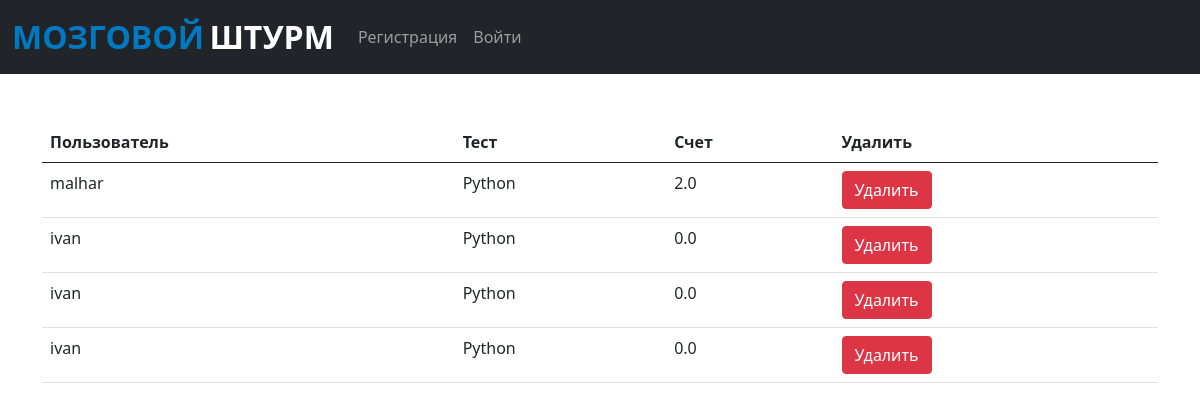
The app's page /results/ with its own data.
### home/models.py (models this page shows, shortened)
class Marks_Of_User(models.Model):
    quiz = models.ForeignKey(Quiz, on_delete=models.CASCADE)
    user = models.ForeignKey(User, on_delete=models.CASCADE)
    score = models.FloatField()

class Quiz(models.Model):
    name = models.CharField(max_length=50)
    desc = models.CharField(max_length=500)
    number_of_questions = models.IntegerField(default=1)
    time = models.IntegerField(help_text="Время в секундах", default="1")
    def __str__(self):
        return self.name

### home/views.py (the view)
# urls.py: path('results/', views.results, name='results'),
def results(request):
    marks = Marks_Of_User.objects.all()
    return render(request, "results.html", {'marks':marks})

### home/templates/results.html (shortened to what this page needs)
{% extends 'base.html' %}
{% block body %}
<div class="container mt-4">
      <br>
      <table class="table">
        <thead>
          <tr>
            <th>Пользователь</th>
            <th>Тест</th>
            <th>Счет</th>
            <th>Удалить</th>
          </tr>
        </thead>
{% for mark in marks %}
<tr>
  <td>{{mark.user}}</td>
  <td>{{mark.quiz}}</td>
  <td>{{mark.score}}</td>
  <td><a href="/delete_result/{{mark.id}}/" class="btn btn-danger">Удалить</a></td>
</tr>
{% endfor %}
</table>
</div>
{% endblock %}

### records on screen
Marks_Of_User: user "malhar", quiz "Python", score "2.0"
Marks_Of_User: user "ivan", quiz "Python", score "0.0"
Marks_Of_User: user "ivan", quiz "Python", score "0.0"
Marks_Of_User: user "ivan", quiz "Python", score "0.0"
